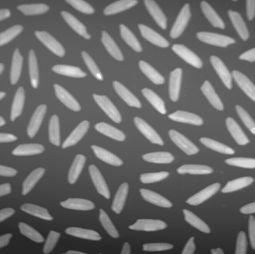
%> input picture Semestre 2 2020 (primeiro semestre da ufscar)/PI/Banco de Imagens/rice.png, 255 x 254 px
$ octave histogramas.m   (GNU Octave 9; MATLAB toolbox functions it lacks are replaced by stand-ins)
%> lines starting %> are read from the running program, lines starting %| are printed output that depends on the picture
% Inicialização
close all %fechar todas as janelas
clear %limpar memoria
clc %limpa a tela
pkg load image;

A=imread('rice.png');
%> A is the input picture: size 254x255x3 uint8; min 40, max 255, mean 108.9
B=imread('mamografia.bmp');
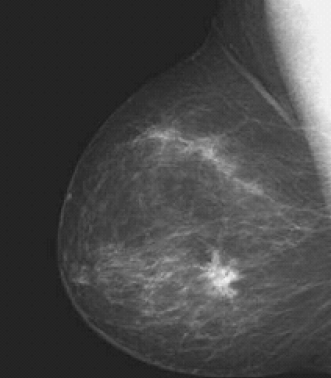
%> input picture Semestre 2 2020 (primeiro semestre da ufscar)/PI/Banco de Imagens/mamografia.bmp, 331 x 378 px
%> B is the input picture: size 378x331x3 uint8; min 26, max 244, mean 71.6
C=imread('batatas.tif');
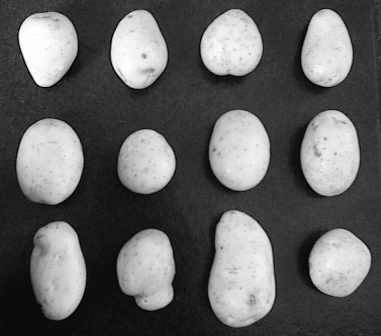
%> input picture Semestre 2 2020 (primeiro semestre da ufscar)/PI/Banco de Imagens/batatas.tif, 381 x 336 px
%> C is the input picture: size 336x381 uint8; min 0, max 254, mean 98.7
D=imread('solda.bmp');
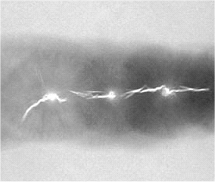
%> input picture Semestre 2 2020 (primeiro semestre da ufscar)/PI/Banco de Imagens/solda.bmp, 215 x 182 px
%> D is the input picture: size 182x215x3 uint8; min 54, max 255, mean 177.8
E=imread('laranjas.bmp');
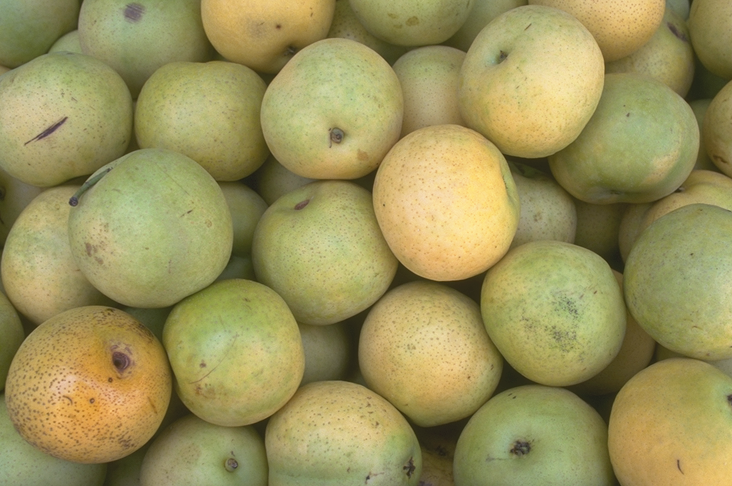
%> input picture Semestre 2 2020 (primeiro semestre da ufscar)/PI/Banco de Imagens/laranjas.bmp, 732 x 486 px
%> E is the input picture: size 486x732x3 uint8; mean R, G, B 154.5, 146.4, 91.1

figure, imhist(A), title('Rice');
figure, imhist(B), title('Mamografia');
figure, imhist(C), title('Batatas');
%> after `title('Batatas')`:
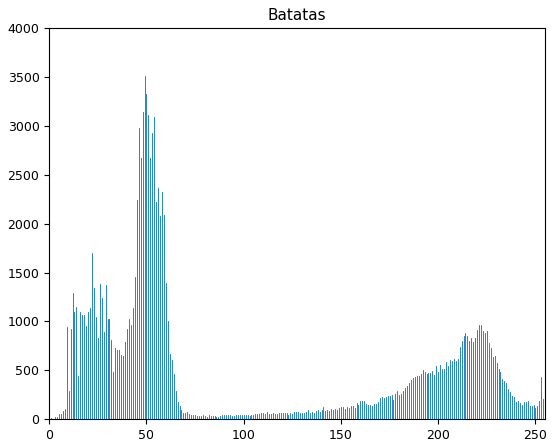
%> figure redrawn from the program's plot data; highest point at x = 49, y = 3505
figure, imhist(D), title('Solda');
%> after `title('Solda')`:
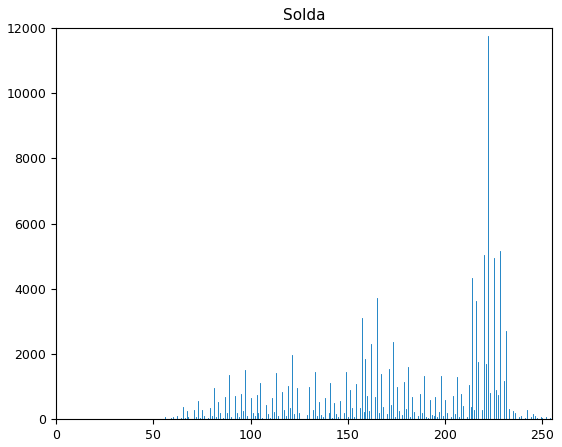
%> figure redrawn from the program's plot data; highest point at x = 222, y = 11754
figure, imhist(E), title('Laranjas');
%> after `title('Laranjas')`:
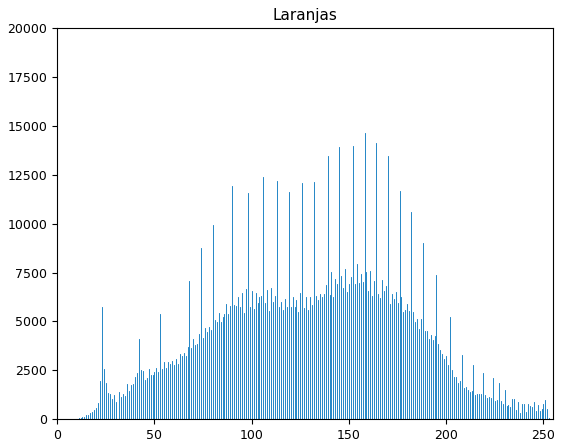
%> figure redrawn from the program's plot data; highest point at x = 158, y = 14651
